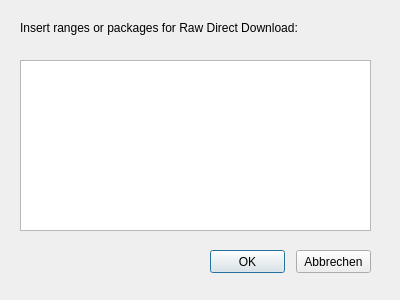
<?xml version="1.0" encoding="UTF-8"?>
<ui version="4.0">
 <class>DDLDialog</class>
 <widget class="QDialog" name="DDLDialog">
  <property name="geometry">
   <rect>
    <x>0</x>
    <y>0</y>
    <width>400</width>
    <height>300</height>
   </rect>
  </property>
  <property name="windowTitle">
   <string>Dialog</string>
  </property>
  <widget class="QPlainTextEdit" name="plainTextEdit">
   <property name="geometry">
    <rect>
     <x>20</x>
     <y>60</y>
     <width>351</width>
     <height>171</height>
    </rect>
   </property>
  </widget>
  <widget class="QLabel" name="label">
   <property name="geometry">
    <rect>
     <x>20</x>
     <y>20</y>
     <width>351</width>
     <height>16</height>
    </rect>
   </property>
   <property name="text">
    <string>Insert ranges or packages for Raw Direct Download:</string>
   </property>
  </widget>
  <widget class="QPushButton" name="okButton">
   <property name="geometry">
    <rect>
     <x>210</x>
     <y>250</y>
     <width>75</width>
     <height>23</height>
    </rect>
   </property>
   <property name="text">
    <string>OK</string>
   </property>
  </widget>
  <widget class="QPushButton" name="cancelButton">
   <property name="geometry">
    <rect>
     <x>296</x>
     <y>250</y>
     <width>75</width>
     <height>23</height>
    </rect>
   </property>
   <property name="text">
    <string>Abbrechen</string>
   </property>
  </widget>
 </widget>
 <resources/>
 <connections/>
</ui>
